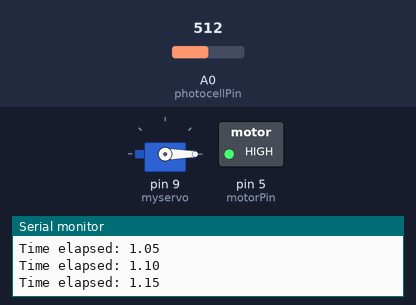
Bench run of a sketch on a simulated Arduino Uno, built with avr-gcc and run on an emulated ATmega328P. On the bench: servo, switched loads named in the sketch (green lamp = pin HIGH), the last lines printed to the serial monitor. The test bench sets the inputs (shaded band); at power-on: A0 (photocellPin) = 512.

Above: at 1.2 s.
1.3 s: A0 (photocellPin) set to 32
2.8 s: A0 (photocellPin) set to 26
At 4.0 s:
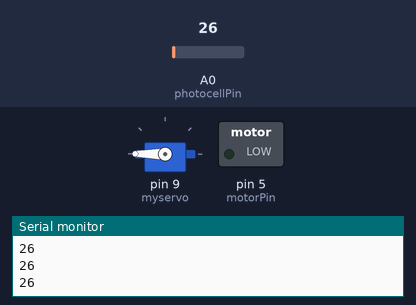
4.3 s: A0 (photocellPin) set to 122
At 5.0 s:
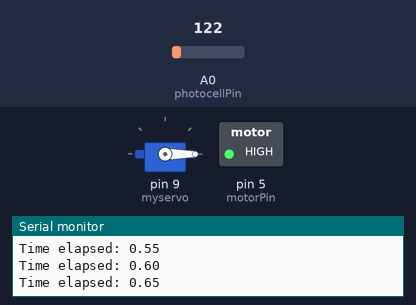
5.8 s: A0 (photocellPin) set to 20
At 6.9 s:
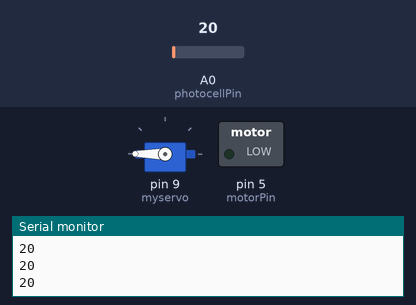
7.3 s: A0 (photocellPin) set to 40
At 8.5 s:
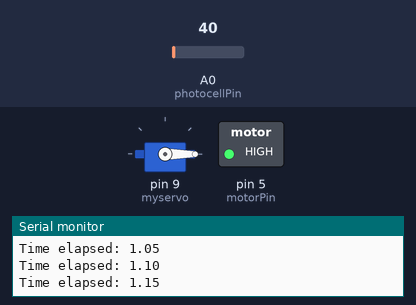
Timing chart, 0 to 9.8 s (numbered marks = the images above; inputs shaded):
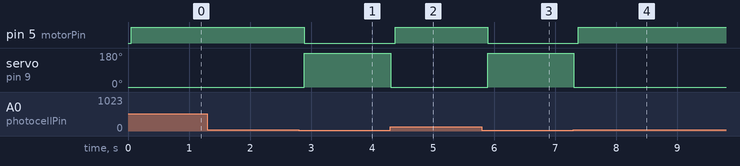

The sketch:

reactorCode.ino
```cpp
//Written 12/5/2018 Nathan Gardner, Andres Aguilar
//Program to control the reactor on the chemical engineering car
#include <Servo.h>
int photocellPin = 0;     // the cell and 10K pulldown are connected to a0
int photocellReading;     // the analog reading from the sensor
int LEDpin = 11;          // connect LED to pin 11 (PWM pin)
int buttonState;
boolean firstTime=true;
float timeValue;
float newTimeValue;
float lastTimeValue=0.0;
float counter;
int motorPin = 5;

Servo myservo; // initializing servo variable
void setup(void) {
  // We'll send debugging information via the Serial monitor
  Serial.begin(9600);
  myservo.attach(9); // servo to pin 9
  pinMode(motorPin, OUTPUT);

}

void loop(void) {
  while (firstTime == true) {
    myservo.write(180);
     photocellReading = analogRead(photocellPin);
     Serial.println(photocellReading);
     digitalWrite(motorPin, LOW);
     if(photocellReading > 30){
      firstTime = false;
      counter = 0.0;
     }
  }
  while (firstTime == false) {
    photocellReading = analogRead(photocellPin);
    myservo.write(0);
    Serial.print("Time elapsed: ");
    Serial.println(counter / 20);
    if (photocellReading < 30) {
      firstTime = true;
    }
    counter = counter + 1;
    delay(50);
    digitalWrite(motorPin, HIGH);

  }

}
```

Measured:
- the behaviour switches between 30 and 29 on A0 (photocellPin) (found by bisection; images 0 and 1)
- after the input at 2.8 s, pin 5 (motorPin): HIGH → LOW after 0.09 s; servo on pin 9 (myservo): 0° → 180° after 0.09 s
- after the input at 4.3 s, pin 5 (motorPin): LOW → HIGH after 0.08 s; servo on pin 9 (myservo): 180° → 0° at once
- after the input at 5.8 s, pin 5 (motorPin): HIGH → LOW after 0.10 s; servo on pin 9 (myservo): 0° → 180° after 0.10 s
- after the input at 7.3 s, pin 5 (motorPin): LOW → HIGH after 0.08 s; servo on pin 9 (myservo): 180° → 0° at once
